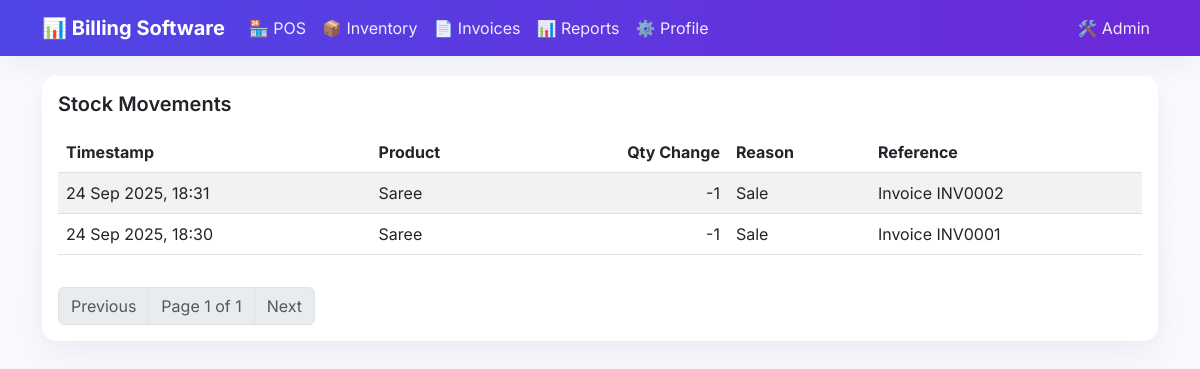
The page /inventory/stock-movements/ (signed in) on the database as committed earlier.
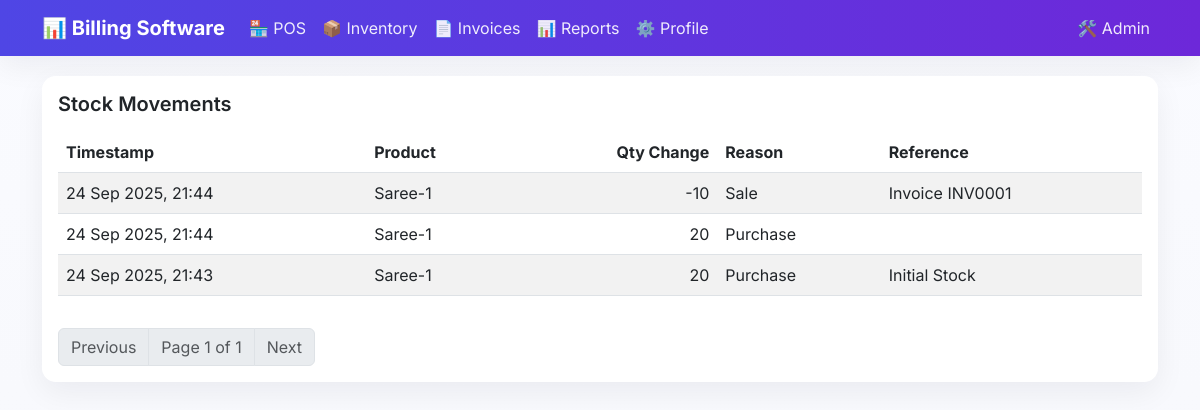
The same page on the database as committed later.
### inventory/models.py (models this page shows, shortened)
class StockMovement(models.Model):
    MOVEMENT_REASONS = [
        ('purchase', 'Purchase'),
        ('sale', 'Sale'),
        ('adjustment', 'Stock Adjustment'),
        ('return', 'Return'),
        ('damage', 'Damage/Loss'),
    ]
    product = models.ForeignKey(Product, on_delete=models.CASCADE, related_name='stock_movements')
    qty_change = models.DecimalField(
        max_digits=10,
        decimal_places=0,
        help_text="Positive for stock in, negative for stock out"
    )
    reason = models.CharField(max_length=20, choices=MOVEMENT_REASONS, default='adjustment')
    unit_cost = models.DecimalField(
        max_digits=10,
        decimal_places=0,
        blank=True,
        null=True,
        validators=[MinValueValidator(Decimal('0'))],
        help_text="Unit cost for purchases"
    )
    reference = models.CharField(max_length=100, blank=True, null=True, help_text="Reference like invoice number")
    notes = models.TextField(blank=True, null=True)
    timestamp = models.DateTimeField(auto_now_add=True)
    class Meta:
        ordering = ['-timestamp']
        verbose_name = "Stock Movement"
        verbose_name_plural = "Stock Movements"

class Product(models.Model):
    name = models.CharField(max_length=200)
    collection = models.ForeignKey('Collection', on_delete=models.SET_NULL, blank=True, null=True, related_name='products')
    sku = models.CharField(max_length=50, unique=True, blank=True, null=True, help_text="Stock Keeping Unit")
    barcode_value = models.CharField(max_length=100, unique=True, blank=True, null=True)
    price_incl_tax = models.DecimalField(
        max_digits=10,
        decimal_places=0,
        validators=[MinValueValidator(Decimal('1'))],
        help_text="Price including tax"
    )
    tax_rate = models.DecimalField(max_digits=5, decimal_places=2, default=5.00, help_text="Tax rate percentage")
    cost_price = models.DecimalField(
        max_digits=10,
        decimal_places=0,
        validators=[MinValueValidator(Decimal('0'))],
        default=0,
        help_text="Cost price per unit"
    )
    track_stock = models.BooleanField(default=True, help_text="Whether to track stock for this product")
    stock_quantity = models.DecimalField(
        max_digits=10,
        decimal_places=0,
        default=0,
        help_text="Current stock quantity"
    )
    hsn = models.CharField(max_length=20, blank=True, null=True, help_text="HSN/SAC Code")
    unit = models.CharField(max_length=20, default="pcs", help_text="Unit of measurement")
    description = models.TextField(blank=True, null=True)
    created_at = models.DateTimeField(auto_now_add=True)
    updated_at = models.DateTimeField(auto_now=True)
    class Meta:
        ordering = ['name']
        verbose_name = "Product"
        verbose_name_plural = "Products"

### inventory/views.py (the view)
# urls.py: path('stock-movements/', views.stock_movement_list, name='stock_movement_list'),
def stock_movement_list(request):
    if not request.session.get('inventory_authenticated'):
        return redirect('inventory:inventory_login')
    movements = StockMovement.objects.select_related('product').order_by('-timestamp')
    paginator = Paginator(movements, 50)
    page_number = request.GET.get('page')
    page_obj = paginator.get_page(page_number)
    context = {
        'page_obj': page_obj,
        'page_title': 'Stock Movements'
    }
    return render(request, 'inventory/stock_movements.html', context)

### templates/inventory/stock_movements.html (shortened to what this page needs)
{% extends 'base.html' %}
{% block content %}
<div class="card">
    <div class="card-body">
        <h5 class="card-title mb-3">{{ page_title }}</h5>
        <div class="table-responsive">
            <table class="table table-striped">
                <thead>
                    <tr>
                        <th>Timestamp</th>
                        <th>Product</th>
                        <th class="text-end">Qty Change</th>
                        <th>Reason</th>
                        <th>Reference</th>
                    </tr>
                </thead>
                <tbody>
                    {% for m in page_obj %}
                    <tr>
                        <td>{{ m.timestamp|date:"d M Y, H:i" }}</td>
                        <td>{{ m.product.name }}</td>
                        <td class="text-end">{{ m.qty_change }}</td>
                        <td>{{ m.reason|title }}</td>
                        <td>{{ m.reference }}</td>
                    </tr>
                    {% empty %}
                    <tr><td colspan="5" class="text-center text-muted">No movements found.</td></tr>
                    {% endfor %}
                </tbody>
            </table>
        </div>
        <nav class="mt-3">
            <ul class="pagination mb-0">
                {% if page_obj.has_previous %}
                    <li class="page-item"><a class="page-link" href="?page={{ page_obj.previous_page_number }}">Previous</a></li>
                {% else %}
                    <li class="page-item disabled"><span class="page-link">Previous</span></li>
                {% endif %}
                <li class="page-item disabled"><span class="page-link">Page {{ page_obj.number }} of {{ page_obj.paginator.num_pages }}</span></li>
                {% if page_obj.has_next %}
                    <li class="page-item"><a class="page-link" href="?page={{ page_obj.next_page_number }}">Next</a></li>
                {% else %}
                    <li class="page-item disabled"><span class="page-link">Next</span></li>
                {% endif %}
            </ul>
        </nav>
    </div>
</div>
{% endblock %}

Rows that differ between the two databases and show on the page:
removed StockMovement: timestamp "24 Sep 2025, 18:31", product.name "Saree", qty_change "-1", reason "Sale", reference "Invoice INV0002"
removed StockMovement: timestamp "24 Sep 2025, 18:30", product.name "Saree", qty_change "-1", reason "Sale", reference "Invoice INV0001"
added StockMovement: timestamp "24 Sep 2025, 21:44", product.name "Saree-1", qty_change "-10", reason "Sale", reference "Invoice INV0001"
added StockMovement: timestamp "24 Sep 2025, 21:44", product.name "Saree-1", qty_change "20", reason "Purchase"
added StockMovement: timestamp "24 Sep 2025, 21:43", product.name "Saree-1", qty_change "20", reason "Purchase", reference "Initial Stock"
